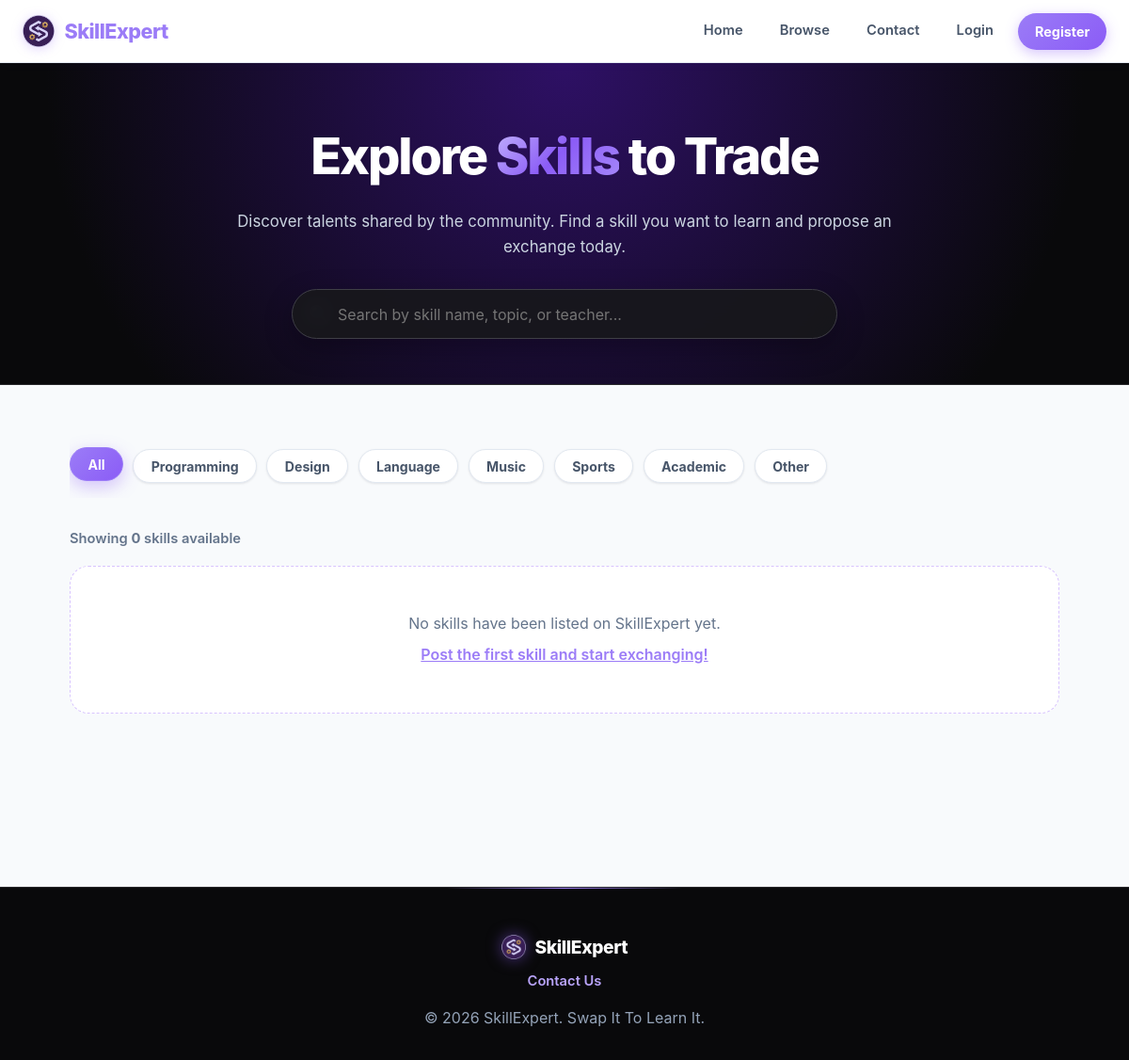
Page /public/browse.php on the earlier database version.
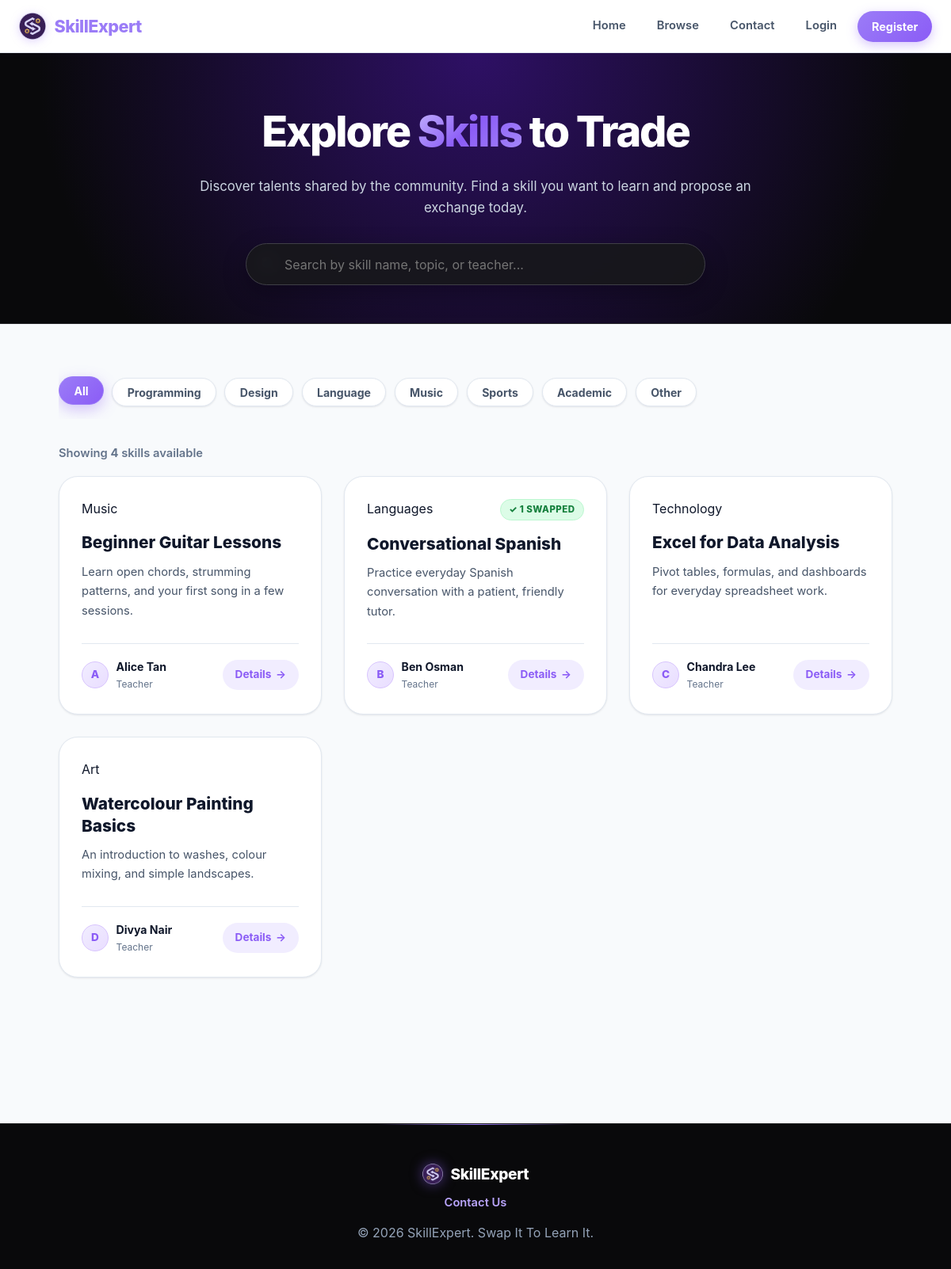
Same page on the later database version.
### tables this page shows
CREATE TABLE IF NOT EXISTS skills (
    id INT UNSIGNED NOT NULL AUTO_INCREMENT,
    userId INT UNSIGNED NOT NULL,
    title VARCHAR(150) NOT NULL,
    category VARCHAR(50) NOT NULL,
    description TEXT NOT NULL,
    imagePath VARCHAR(255) DEFAULT NULL,
    createdAt TIMESTAMP NOT NULL DEFAULT CURRENT_TIMESTAMP,

    PRIMARY KEY (id),
    FOREIGN KEY (userId) REFERENCES users(id) ON DELETE CASCADE,  
    INDEX idx_category (category),
    INDEX idx_user (userId)
);

CREATE TABLE IF NOT EXISTS users (
    id INT UNSIGNED NOT NULL AUTO_INCREMENT,
    name VARCHAR(100) NOT NULL,
    email VARCHAR(150) NOT NULL UNIQUE,
    passwordHash VARCHAR(255) NOT NULL,
    creditsBalance INT NOT NULL DEFAULT 0,
    createdAt TIMESTAMP NOT NULL DEFAULT CURRENT_TIMESTAMP,

    PRIMARY KEY (id)
);

### public/browse.php (the view, shortened to what this page needs)
<?php
require_once __DIR__ . '/../config/db.php';
$stmt = $pdo->query(
    "SELECT sk.*, u.name AS teacherName,
     (SELECT COUNT(*) FROM swapRequests sr WHERE sr.skillId = sk.id AND sr.status = 'completed') AS completedSwaps
     FROM skills sk
     JOIN users u ON sk.userId = u.id
     ORDER BY sk.createdAt DESC"
);
$skills = $stmt->fetchAll();
$categories = ['All', 'Programming', 'Design', 'Language', 'Music', 'Sports', 'Academic', 'Other'];
require_once __DIR__ . '/../includes/header.php';
?>
<link rel="stylesheet" href="/main/assets/css/browse.css?v=<?php echo filemtime(__DIR__ . '/../assets/css/browse.css'); ?>">
<div class="browse-page">
    <section class="browse-hero">
        <div class="browse-hero-content">
            <h1>Explore <span>Skills</span> to Trade</h1>
            <p>Discover talents shared by the community. Find a skill you want to learn and propose an exchange today.</p>
            <div class="browse-search-box">
                <span class="browse-search-icon">🔍</span>
                <input
                    type="text"
                    id="browse-search"
                    class="browse-search-input"
                    placeholder="Search by skill name, topic, or teacher..."
                    autocomplete="off"
                >
            </div>
        </div>
    </section>
    <div class="container">
        <div class="category-filter-bar" id="category-filters">
            <?php foreach ($categories as $idx => $cat): ?>
                <button
                    type="button"
                    class="filter-pill <?php echo $idx === 0 ? 'active' : ''; ?>"
                    data-filter="<?php echo htmlspecialchars($cat); ?>"
                >
                    <?php echo htmlspecialchars($cat); ?>
                </button>
            <?php endforeach; ?>
        </div>
        <div class="browse-count-label">
            Showing <strong id="visible-count"><?php echo count($skills); ?></strong> skill<?php echo count($skills) === 1 ? '' : 's'; ?> available
        </div>
        <?php if (empty($skills)): ?>
            <div class="empty-state">
                <p>No skills have been listed on SkillExpert yet.</p>
                <p class="mt-1"><a href="/main/public/posting.php">Post the first skill and start exchanging!</a></p>
            </div>
        <?php else: ?>
            <div class="browse-grid" id="skills-grid">
                <?php foreach ($skills as $skill): ?>
                    <article
                        class="browse-card"
                        data-category="<?php echo htmlspecialchars($skill['category']); ?>"
                        data-title="<?php echo htmlspecialchars($skill['title']); ?>"
                        data-desc="<?php echo htmlspecialchars($skill['description']); ?>"
                        data-teacher="<?php echo htmlspecialchars($skill['teacherName']); ?>"
                    >
                        <div>
                            <div class="browse-card-header">
                                <span class="skill-cat-pill"><?php echo htmlspecialchars($skill['category']); ?></span>
                                <?php if (!empty($skill['completedSwaps']) && (int)$skill['completedSwaps'] > 0): ?>
                                    <span class="status-badge status-completed">✓ <?php echo (int)$skill['completedSwaps']; ?> Swapped</span>
                                <?php endif; ?>
                            </div>
                            <h3 class="browse-card-title">
                                <a href="/main/public/details.php?id=<?php echo (int) $skill['id']; ?>">
                                    <?php echo htmlspecialchars($skill['title']); ?>
                                </a>
                            </h3>
                            <p class="browse-card-desc">
                                <?php echo htmlspecialchars($skill['description']); ?>
                            </p>
                        </div>
                        <div class="browse-card-footer">
                            <div class="browse-teacher-info">
                                <div class="browse-teacher-avatar">
                                    <?php echo htmlspecialchars(mb_substr($skill['teacherName'], 0, 1)); ?>
                                </div>
                                <div>
                                    <div class="browse-teacher-name"><?php echo htmlspecialchars($skill['teacherName']); ?></div>
                                    <div class="browse-teacher-sub">Teacher</div>
                                </div>
                            </div>
                            <a href="/main/public/details.php?id=<?php echo (int) $skill['id']; ?>" class="browse-view-btn">
                                Details <span>→</span>
                            </a>
                        </div>
                    </article>
                <?php endforeach; ?>
            </div>
        <?php endif; ?>
    </div>
</div>
<?php require_once __DIR__ . '/../includes/footer.php'; ?>

### includes/header.php (shortened to what this page needs)
<?php
$isLoggedIn = isset($_SESSION['user_id']);
?>
<!DOCTYPE html>
<html lang="en">
<head>
    <link rel="stylesheet" href="/main/assets/css/style.css?v=<?php echo filemtime(__DIR__ . '/../assets/css/style.css'); ?>">
    <link rel="stylesheet" href="/main/assets/css/layout.css?v=<?php echo filemtime(__DIR__ . '/../assets/css/layout.css'); ?>">
    <link rel="stylesheet" href="/main/assets/css/components.css?v=<?php echo filemtime(__DIR__ . '/../assets/css/components.css'); ?>">
</head>
<body>
<?php require_once __DIR__ . '/nav.php'; ?>
<main>

### includes/nav.php (shortened to what this page needs)
<?php
$userName = $_SESSION['name'] ?? 'User';
$creditsBalance = null;
?>
<nav class="main-nav">
    <div class="nav-container">
        <a href="/main/public/index.php" class="nav-brand">
            <img src="/main/assets/img/logo-icon-dark.png" alt="SkillExpert" class="nav-logo-icon">
            SkillExpert
        </a>
        <ul class="nav-menu">
            <?php if ($isLoggedIn): ?>
                <li class="nav-item"><a href="/main/public/browse.php" class="nav-link">Browse</a></li>
                <li class="nav-item"><a href="/main/public/saved.php" class="nav-link">Saved</a></li>
                <li class="nav-item"><a href="/main/public/posting.php" class="nav-link">Post a Skill</a></li>
                <li class="nav-item"><a href="/main/public/teaching_requests.php" class="nav-link">My Teaching Requests</a></li>
                <li class="nav-item"><a href="/main/public/swaps.php" class="nav-link">My Swaps</a></li>
                <li class="nav-item"><a href="/main/public/contact.php" class="nav-link">Contact</a></li>
                <li class="nav-item nav-user-item">
                    <span class="nav-user-name"><?php echo htmlspecialchars($userName); ?></span>
                </li>
                <?php if ($creditsBalance !== null): ?>
                <li class="nav-item nav-credits-item" title="View your credit history">
                    <a href="/main/public/credits.php" class="nav-credits-badge"><?php echo (int) $creditsBalance; ?> credit<?php echo (int) $creditsBalance === 1 ? '' : 's'; ?></a>
                </li>
                <?php endif; ?>
                <li class="nav-item"><a href="/main/auth/logout.php" class="nav-link btn-logout">Logout</a></li>
            <?php else: ?>
                <li class="nav-item"><a href="/main/public/index.php" class="nav-link">Home</a></li>
                <li class="nav-item"><a href="/main/public/browse.php" class="nav-link">Browse</a></li>
                <li class="nav-item"><a href="/main/public/contact.php" class="nav-link">Contact</a></li>
                <li class="nav-item"><a href="/main/auth/login.php" class="nav-link">Login</a></li>
                <li class="nav-item"><a href="/main/auth/register.php" class="nav-link btn-register">Register</a></li>
            <?php endif; ?>
        </ul>
    </div>
</nav>

### includes/footer.php (shortened to what this page needs)
</main>
<footer class="site-footer">
    <div class="footer-brand">
        <img src="/main/assets/img/logo-icon-dark.png" alt="SkillExpert" class="footer-logo-icon">
        <span>SkillExpert</span>
    </div>
    <p class="footer-tagline"><a href="/main/public/contact.php">Contact Us</a></p>
    <p>&copy; <?php echo date('Y'); ?> SkillExpert. Swap It To Learn It.</p>
</footer>
</body>
</html>

### assets/css/style.css (style rules this page uses)
:root { --primary-color: #9b7cf7; --primary-hover: #8b5cf6; --primary-active: #7c3aed; --primary-light: #b9a4fb; --primary-lighter: #d8ccff; --primary-soft: #f1edff; --lavender-100: #f5f1ff; --lavender-200: #e9ddff; --lavender-300: #d8c4fe; --primary-glow: rgba(155, 124, 247, 0.35); --primary-glow-subtle: rgba(155, 124, 247, 0.12); --secondary-color: #38bdf8; --accent-gold: #f59e0b; --dark-bg: #09090b; --dark-surface: #111115; --dark-card: #18181b; --dark-border: #27272a; --light-bg: #f8fafc; --light-surface: #ffffff; --card-bg: #ffffff; --text-primary: #0f172a; --text-secondary: #475569; --text-muted: #64748b; --text-light: #f1f5f9; --border-color: #e2e8f0; --border-hover: #cbd5e1; --shadow-sm: 0 1px 3px rgba(15, 23, 42, 0.06), 0 1px 2px rgba(15, 23, 42, 0.04); --shadow-md: 0 4px 12px -2px rgba(139, 92, 246, 0.08), 0 2px 6px -1px rgba(15, 23, 42, 0.06); --shadow-lg: 0 12px 24px -4px rgba(139, 92, 246, 0.12), 0 4px 8px -2px rgba(15, 23, 42, 0.04); --shadow-purple: 0 10px 30px -5px rgba(139, 92, 246, 0.25); --radius-sm: 8px; --radius-md: 12px; --radius-lg: 20px; --radius-full: 9999px; --transition: all 0.25s cubic-bezier(0.16, 1, 0.3, 1); --module-hero-bg: radial-gradient(circle at 20% 10%, rgba(155, 124, 247, 0.34), transparent 32%), linear-gradient(135deg, #151022 0%, #09090b 70%); --module-card-bg: rgba(255, 255, 255, 0.94); }
* { box-sizing: border-box; margin: 0; padding: 0; }
html { scroll-behavior: smooth; }
body { font-family: 'Inter', system-ui, -apple-system, BlinkMacSystemFont, 'Segoe UI', Roboto, sans-serif; color: var(--text-primary); background-color: var(--light-bg); line-height: 1.6; -webkit-font-smoothing: antialiased; }
a { color: var(--primary-color); text-decoration: none; transition: var(--transition); }
main { min-height: calc(100vh - 140px); }
.container { max-width: 1100px; margin: 0 auto; padding: 2.5rem 1.5rem; }

### assets/css/layout.css (style rules this page uses)
.main-nav { background-color: rgba(255, 255, 255, 0.95); backdrop-filter: blur(12px); -webkit-backdrop-filter: blur(12px); border-bottom: 1px solid var(--border-color); box-shadow: 0 1px 10px rgba(139, 92, 246, 0.04); position: sticky; top: 0; z-index: 1000; transition: var(--transition); }
.nav-container { max-width: 1240px; margin: 0 auto; padding: 0.85rem 1.5rem; display: flex; align-items: center; justify-content: space-between; }
.nav-brand { font-size: 1.35rem; font-weight: 800; color: var(--primary-color); letter-spacing: -0.5px; display: flex; align-items: center; gap: 0.65rem; transition: var(--transition); }
.nav-logo-icon { width: 34px; height: 34px; object-fit: contain; filter: drop-shadow(0 2px 6px rgba(139, 92, 246, 0.25)); transition: transform 0.3s ease; }
.nav-menu { display: flex; align-items: center; list-style: none; gap: 0.85rem; flex-wrap: wrap; justify-content: flex-end; }
.nav-item { display: flex; align-items: center; }
.nav-link { font-size: 0.92rem; font-weight: 600; color: var(--text-secondary); padding: 0.45rem 0.8rem; border-radius: var(--radius-sm); transition: var(--transition); }
.btn-register, .btn-logout { padding: 0.5rem 1.1rem; border-radius: var(--radius-full); font-weight: 700; font-size: 0.9rem; display: inline-flex; align-items: center; justify-content: center; transition: var(--transition); }
.btn-register { background: linear-gradient(135deg, var(--primary-color), var(--primary-hover)); color: #ffffff !important; box-shadow: 0 4px 14px rgba(139, 92, 246, 0.35); }
.site-footer { background: var(--dark-bg); color: #94a3b8; text-align: center; padding: 3rem 1.5rem 2rem; margin-top: 4rem; border-top: 1px solid var(--dark-border); position: relative; }
.site-footer::before { content: ''; position: absolute; top: 0; left: 50%; transform: translateX(-50%); width: 250px; height: 1px; background: linear-gradient(90deg, transparent, var(--primary-color), transparent); }
.footer-brand { display: flex; align-items: center; justify-content: center; gap: 0.6rem; font-weight: 800; font-size: 1.2rem; color: #ffffff; margin-bottom: 0.6rem; letter-spacing: -0.02em; }
.footer-logo-icon { width: 26px; height: 26px; object-fit: contain; filter: drop-shadow(0 0 8px rgba(139, 92, 246, 0.5)); }
.footer-tagline { font-size: 0.92rem; color: #cbd5e1; margin-bottom: 0.85rem; }
.footer-tagline a { color: var(--primary-light); font-weight: 600; }

Differences in the rows shown:
added skills: category "Music", title "Beginner Guitar Lessons", description "Learn open chords, strumming patterns, and your first song in a few sessions.", userId.name "A", userId.name "Alice Tan"
added skills: category "Languages", completedSwaps "1", title "Conversational Spanish", description "Practice everyday Spanish conversation with a patient, friendly tutor.", userId.name "B", userId.name "Ben Osman"
added skills: category "Technology", title "Excel for Data Analysis", description "Pivot tables, formulas, and dashboards for everyday spreadsheet work.", userId.name "C", userId.name "Chandra Lee"
added skills: category "Art", title "Watercolour Painting Basics", description "An introduction to washes, colour mixing, and simple landscapes.", userId.name "D", userId.name "Divya Nair"
Other differences:
count($skills): "0" → "4"
text no longer shown: "No skills have been listed on SkillExpert yet. Post the first skill and start exchanging!"
